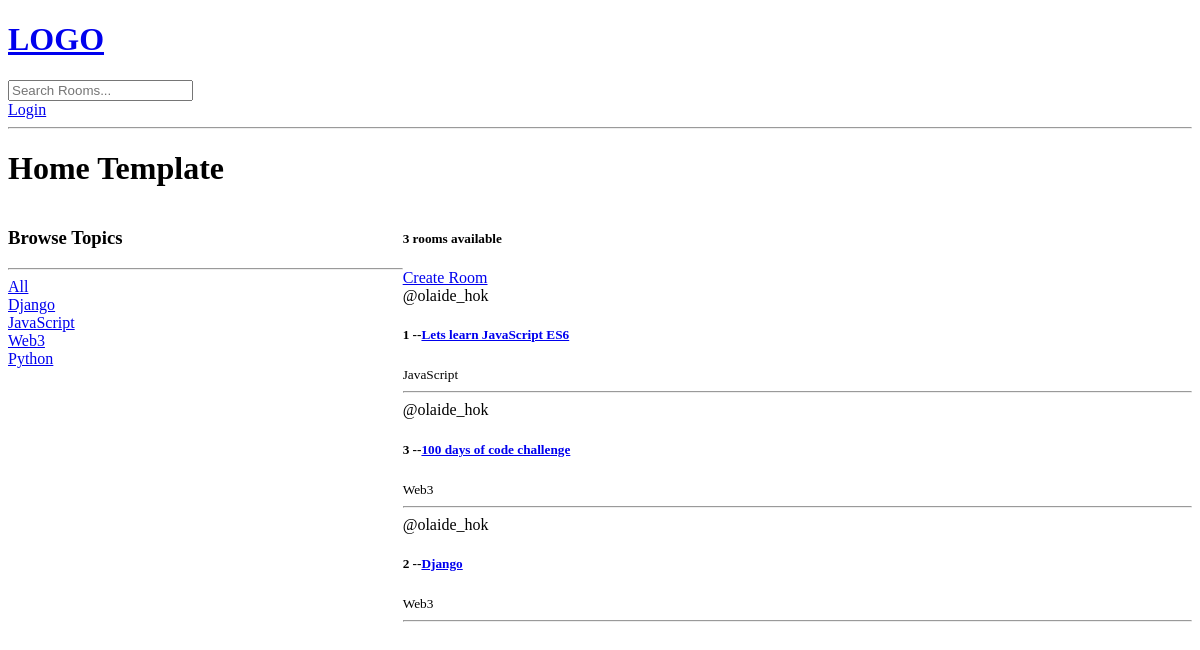
The app's page /, older data.
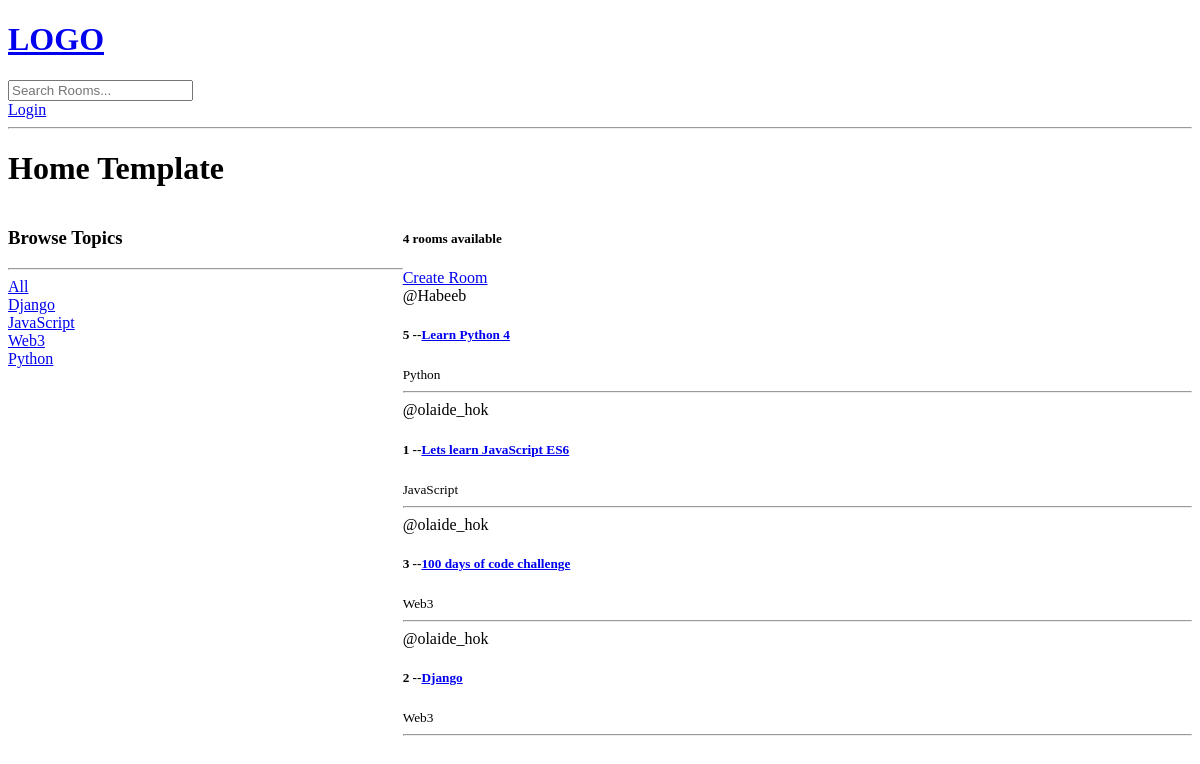
The same page, newer data.
### base/models.py (models this page shows, shortened)
class Topic(models.Model):
    name = models.CharField(max_length=200)

class Room(models.Model):
    host = models.ForeignKey(User, on_delete=models.SET_NULL, null=True)
    topic = models.ForeignKey(Topic, on_delete=models.SET_NULL, null=True)
    name = models.CharField(max_length=200)
    description = models.TextField(null=True, blank=True)
    updated = models.DateTimeField(auto_now=True)
    created = models.DateTimeField(auto_now_add=True)
    class Meta:
        ordering = ['-updated', '-created']

### base/views.py (the view)
# urls.py: path('', views.home, name='home'),
def home(request):
    q = request.GET.get('q') if request.GET.get('q') != None else ''
    rooms = Room.objects.filter(
        Q(topic__name__icontains=q) |
        Q(name__icontains=q) |
        Q(description__icontains=q)
        )
    topics = Topic.objects.all()
    room_count = rooms.count()
    context = {'rooms': rooms, 'topics':topics, 'room_count': room_count}
    return render(request, 'base/home.html', context)

### base/templates/base/home.html (shortened to what this page needs)
{% extends 'main.html' %}
{% block content %}
<h1>Home Template</h1>
<div class="home-container">
  <div>
    <h3>Browse Topics</h3>
    <hr />
    <div>
        <a href="{% url 'home' %}">All</a>
    </div>
    {% for topic in topics %}
        <div>
            <a href="{% url 'home' %}?q={{topic.name}}">{{topic.name}}</a>
        </div>
    {% endfor %}
  </div>
  <div>
      <h5>{{room_count}} rooms available</h5>
    <a href="{% url 'create-room' %}">Create Room</a>
    <div>
      {% for room in rooms %}
      <div>
        <span>@{{room.host.username}}</span>
        <h5>
          {{room.id}} --<a href="{% url 'room' room.id %}">{{room.name}}</a>
        </h5>
        <small>{{room.topic.name}}</small>
        <hr />
      </div>
      {% endfor %}
    </div>
  </div>
</div>
{% endblock content %}

### templates/main.html (shortened to what this page needs)
<!DOCTYPE html>
<html lang="en">
<head>
</head>
<body>
    {% include 'navbar.html' %}
    {% block content %}
    {% endblock %}
</body>
</html>

### templates/navbar.html
<a href="/">
    <h1>LOGO</h1>
</a>
<form method="GET" action="{% url 'home' %}">
    <input type="text" name="q" placeholder="Search Rooms..." />
</form>
{% if request.user.is_authenticated %}
<p>Hello {{request.user}}</p>
<a href="{% url 'logout' %}">Logout</a>
{% else %}
<a href="{% url 'login' %}">Login</a>
{% endif %}
<hr>

### base/templates/base/home.html (style rules this page uses)
.home-container { display: grid; grid-template-columns: 1fr 2fr; }

Row changes from the older to the newer data that the page shows:
added Room: host.username "Habeeb", id "5", name "Learn Python 4", topic.name "Python"
Text that changed along with them:
{{ room_count }}: "3" → "4"
